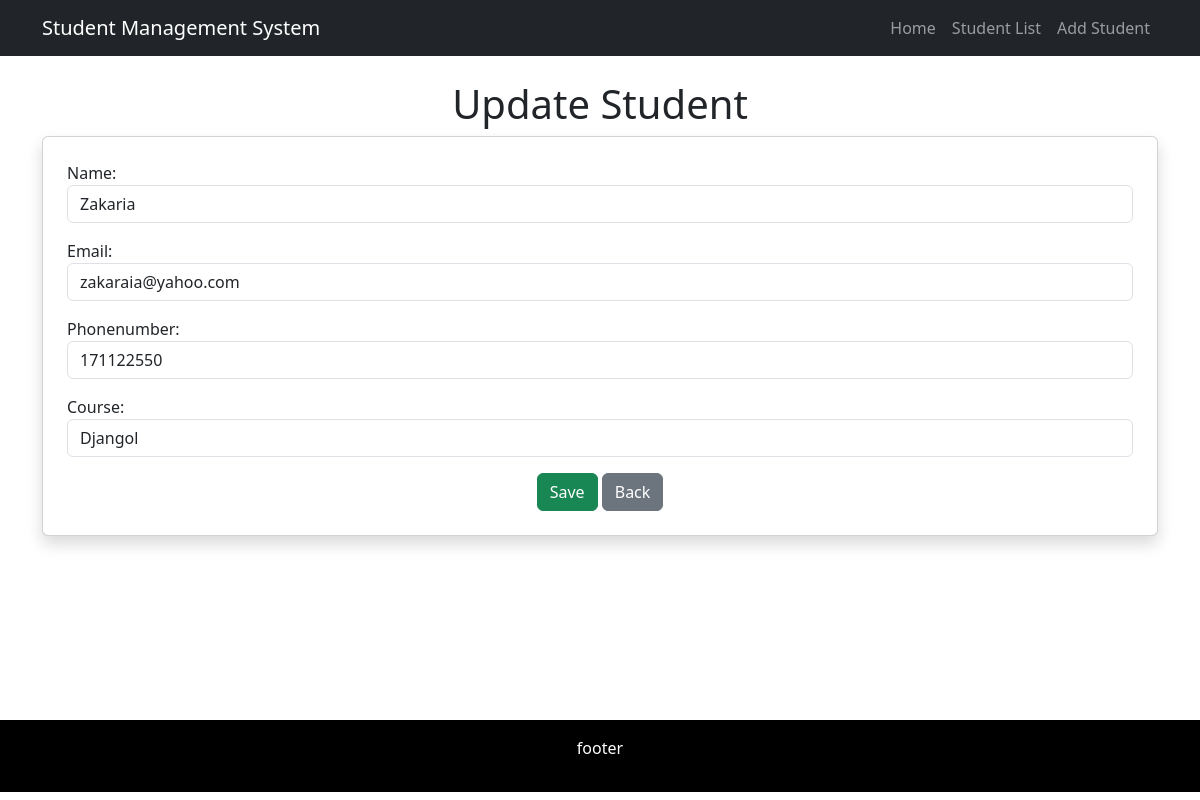
/update/9/, run on an earlier commit of the app's database.
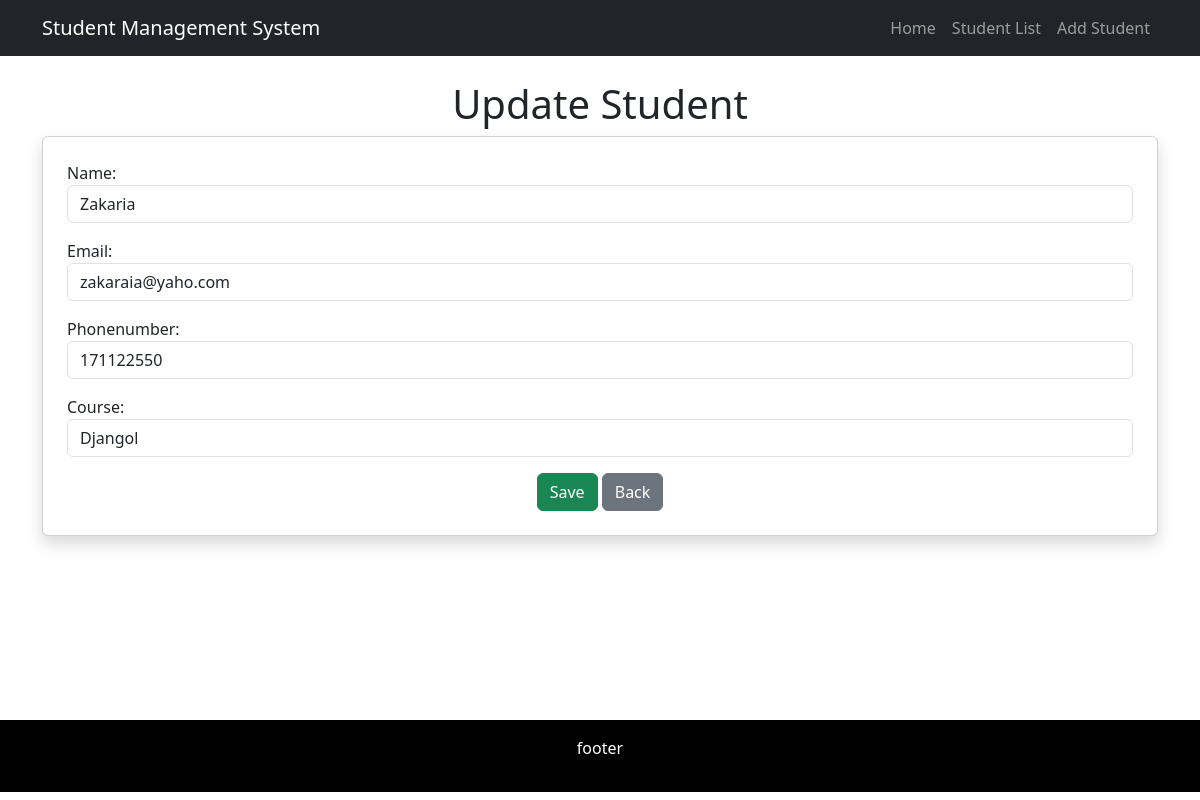
And on a later commit of the database.
### student/models.py (models this page shows, shortened)
class Student(models.Model):
    name = models.CharField(max_length=100)
    email = models.CharField(max_length=100)
    phonenumber = models.IntegerField()
    course = models.CharField(max_length=100)

### student/views.py (the view)
# urls.py: path('update/<int:student_id>/', views.update_student,name='update_student'),
def update_student(request,student_id):
    specific_student=Student.objects.get(id=student_id)
    if request.method == 'POST':
      form = StudentForm(request.POST,instance=specific_student)
      if form.is_valid():
         form.save()
         messages.add_message(request,messages.WARNING,'Record Updated')
         return redirect('studentlist')
    else:
        form = StudentForm(instance=specific_student)
        return render(request,'add_student.html',{'form':form})

### student/forms.py
class StudentForm(forms.ModelForm):
    class Meta:
        model = Student
        fields = ['name','email','phonenumber','course']
        widgets = {
            'name' : forms.TextInput(attrs={
                'class':'form-control'
            }),
            'email': forms.EmailInput(attrs={
                'class':'form-control'
            }),
            'phonenumber' : forms.NumberInput(attrs={
                'class':'form-control'
            }),
            'course' : forms.TextInput(attrs={
                'class':'form-control'
            }),
        }

### student/templates/add_student.html (shortened to what this page needs)
{% extends "base.html" %}
{% load crispy_forms_tags %}
{% block content %}
    <h1 class="text-center">{% if form.instance.pk %}Update{% else %}Add{% endif %} Student</h1>
    <div class="card shadow p-4">
        <form method="post">
            {{ form.as_p }}
            <div class="text-center">
                <button type="submit" class="btn btn-success">Save</button>
                <a href="{% url 'homepage' %}" class="btn btn-secondary">Back</a>
            </div>
        </form>
    </div>
{% endblock %}

What changed in the data, as far as the page shows it:
changed Student "Zakaria": email "zakaraia@yahoo.com" → "zakaraia@yaho.com"
